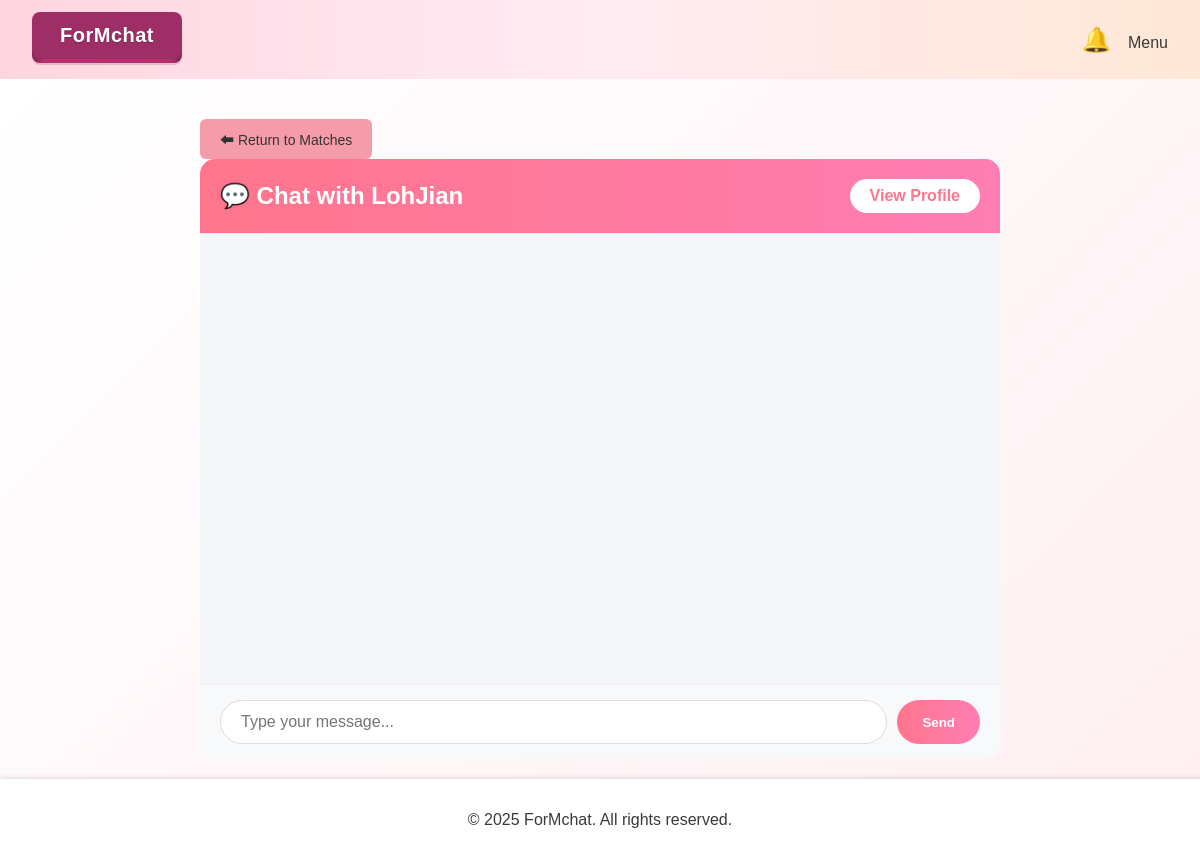
The page /chat/2 (signed in) on the database as committed earlier.
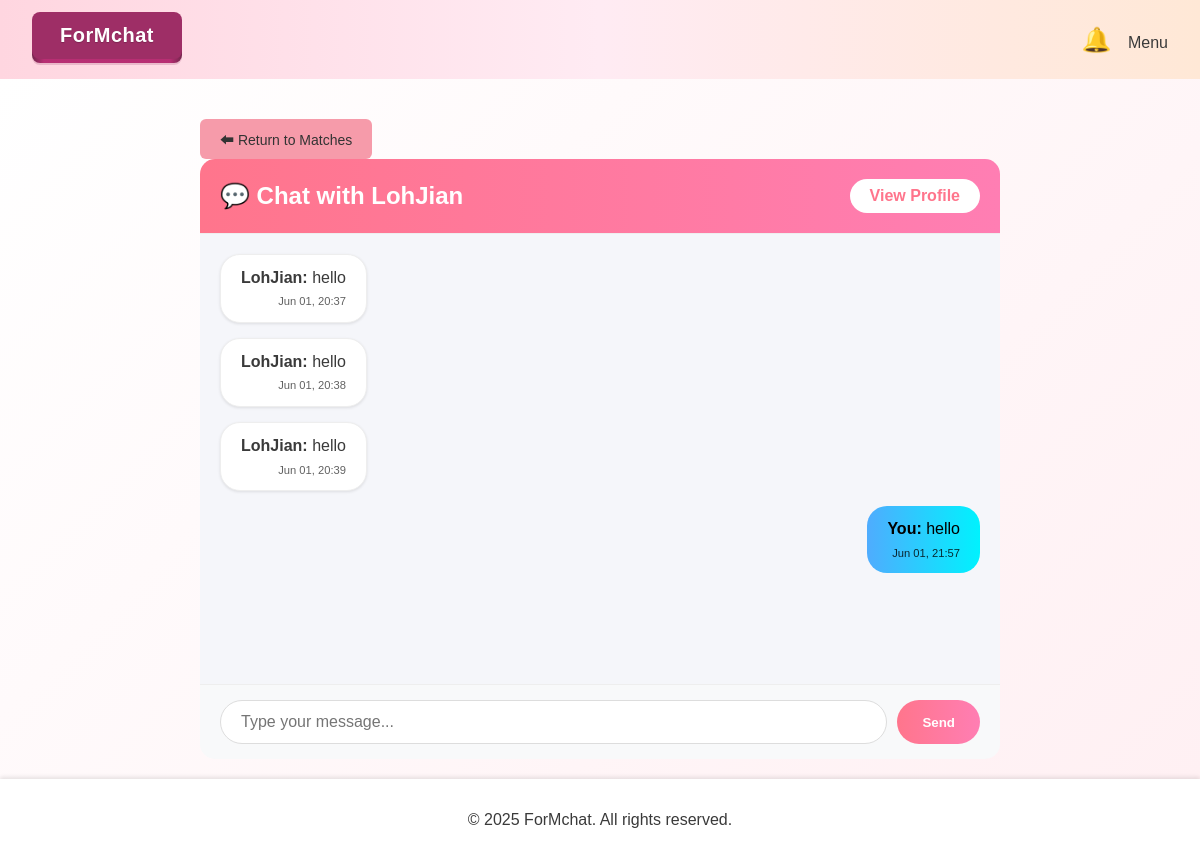
The same page on the database as committed later.
### app.py (models this page shows)
class User(db.Model):
    __tablename__ = 'user'
    id = db.Column(db.Integer, primary_key=True)
    username = db.Column(db.String(100), nullable=False)
    email = db.Column(db.String(120), unique=True, nullable=False)
    password = db.Column(db.String(200), nullable=False)
    is_verified = db.Column(db.Boolean, default=False)
    verification_status = db.Column(db.String(100), default="Pending Approval")
    age = db.Column(db.Integer)
    race = db.Column(db.String(50))
    faculty = db.Column(db.String(50))
    sex = db.Column(db.String(10))
    bio = db.Column(db.Text)
    location = db.Column(db.String(100))
    avatar = db.Column(db.String(200), default=app.config['DEFAULT_AVATAR_PATH'])
    likes_received = db.relationship("Like", foreign_keys="Like.target_user_id", backref="target_user")
    loves_received = db.relationship("Love", foreign_keys="Love.target_user_id", backref="target_user")
    sent_messages = db.relationship('Message', foreign_keys='Message.sender_id', backref='sender')
    received_messages = db.relationship('Message', foreign_keys='Message.receiver_id', backref='receiver')
    last_login = db.Column(db.DateTime, default=datetime.utcnow)
    login_count = db.Column(db.Integer, default=0)

class Message(db.Model):
    __tablename__ = 'messages'
    id = db.Column(db.Integer, primary_key=True)
    sender_id = db.Column(db.Integer, db.ForeignKey('user.id'))
    receiver_id = db.Column(db.Integer, db.ForeignKey('user.id'))
    message = db.Column(db.Text)
    timestamp = db.Column(db.DateTime, default=datetime.now)

### app.py (the view, shortened to what this page needs)
@app.route('/chat/<int:other_user_id>', methods=['GET', 'POST'])
def chat(other_user_id):
    if 'user_id' not in session:
        return redirect(url_for('login'))
    current_user = User.query.get_or_404(session['user_id'])
    other_user = User.query.get_or_404(other_user_id)
    chat_history = Message.query.filter(
        ((Message.sender_id == current_user.id) & (Message.receiver_id == other_user.id)) |
        ((Message.sender_id == other_user.id) & (Message.receiver_id == current_user.id))
    ).order_by(Message.timestamp.asc()).all()
    return render_template(
        'chat.html',
        other_user=other_user,
        chat_history=chat_history
    )

### app.py (called while the page is built)
@app.before_request
def before_request():
    if 'session_id' not in session:
        session['session_id'] = secrets.token_hex(16)

def generate_csrf_token():
    if 'csrf_token' not in session:
        session['csrf_token'] = secrets.token_hex(16)
    return session['csrf_token']

@app.context_processor
def inject_user_and_notifications():
    user = None
    unread_count = 0
    if 'user_id' in session:
        user_id = session['user_id']
        user = User.query.get(user_id)
        unread_count = Notification.query.filter_by(user_id=user_id, is_read=False).count()
    return dict(user=user, unread_count=unread_count)

@app.context_processor   #pass current_user to render_template() again and always available in base.html
def inject_current_user():
    user_id = session.get('user_id')
    if user_id:
        current_user = User.query.get(user_id)
        return dict(current_user=current_user)
    return dict(current_user=None)

### ash/templates/chat.html (shortened to what this page needs)
{% extends "base.html" %}
{% block content %}
<div class="body-color">
    <div class="chat-container">
        <a href="{{ url_for('show_matches', user_id=other_user.id) }}" style="text-decoration: none;">
      <button style="padding: 10px 20px;">⬅ Return to Matches</button>
      </a>
        <div class="chat-header">
            <h2>💬 Chat with {{ other_user.username }}</h2>
            <a class="profile-btn" href="{{ url_for('userprofile-page', user_id=other_user.id) }}">
                View Profile
            </a>
        </div>
        <div class="chat-box" id="message-container">
            {% for msg in chat_history %}
                <div class="message {% if msg.sender_id == user.id %}you{% endif %}">
                    <div class="message-content">
                        <strong>{{ "You" if msg.sender_id == user.id else other_user.username }}:</strong>
                        <span>{{ msg.message }}</span>
                    </div>
                    <div class="timestamp">
                        {{ msg.timestamp.strftime('%b %d, %H:%M') }}
                    </div>
                </div>
            {% endfor %}
        </div>
        <form method="post" class="chat-form">
            <input type="text" name="message" class="message-input" placeholder="Type your message..." required>
            <button type="submit" class="send-btn">Send</button>
        </form>
    </div>
</div>
{% endblock %}

### frontend/templates/base.html (shortened to what this page needs)
<!DOCTYPE html>
<html lang="zh-en">
<head>
    <link rel="stylesheet" href="{{ url_for('static', filename='css/style.css') }}">
</head>
<body>
        <nav class="navbar">
            <button class="button" onclick="window.location.href='/mainpage'">
                    <div class="front">
                        <span>ForMchat</span>
                    </div>
            </button>
           <div class="right-items">
            <a href="{{ url_for('notifications') }}" class="notif-btn" title="Notifications">
                🔔
            </a>
                {% if current_user %}
                <div class="dropdown">
                    <span>Menu</span>
                </div>
                {% endif %}
            </div>
        </nav>
        <main>
            {% block content %}{% endblock %}
        </main>
        <footer>
                <p>© 2025 ForMchat. All rights reserved.</p>
        </footer>
</body>
</html>

### frontend/static/css/style.css (style rules this page uses)
body { font-family: 'Arial', sans-serif; margin: 0; padding: 0; background-color: #FFD3B6; color: #3A3A3A; display: flex; flex-direction: column; min-height: 100vh; }
main { flex: 1; }
.navbar { background: linear-gradient( to right, #ffd6e0 0%, #ffebf3 50%, #ffe8d6 100% ); padding: 1rem 2rem; box-shadow: 0 2px 4px rgba(0,0,0,0.1); display: flex; justify-content: space-between; align-items: center; gap: 2rem; }
.body-color { flex: 1; display: flex; flex-direction: column; padding: 20px 0; background: linear-gradient(135deg, #ffffff 0%,#fff0f3 100% ); height: calc(100vh - 140px); }
a button { margin-top: 20px; background-color: #f69baa; color: #333; padding: 10px 20px; border: none; border-radius: 6px; cursor: pointer; font-size: 14px; }
button { position: relative; border: none; background: transparent; padding: 0; outline: none; cursor: pointer; font-family: sans-serif; }
.button .front { position: relative; display: flex; align-items: center; justify-content: center; padding: 12px 28px; font-size: 1.25rem; color: white; background: hsl(330, 55%, 40%); border-radius: 8px; transform: translateY(-4px); transition: transform 600ms cubic-bezier(0.3, 0.7, 0.4, 1); }
.button .front span { user-select: none; text-shadow: 0 1px 1px rgba(0, 0, 0, 0.2); font-weight: 600; letter-spacing: 0.5px; }
.notif-btn { background: transparent; border: none; cursor: pointer; position: relative; font-size: 24px; padding: 4px; }
input, textarea, select { padding: 0.8rem; border: 2px solid #ff99ac; border-radius: 8px; font-size: 1rem; transition: border-color 0.3s; }
body { background-color: #f8f9fa; }
footer { background: #ffffff; padding: 1rem; text-align: center; box-shadow: 0 -2px 4px rgba(0,0,0,0.1); }
.dropdown { position: relative; display: inline-block; }
.chat-container { flex: 1; display: flex; flex-direction: column; margin: 0 auto; width: 95%; max-width: 800px; height: calc(100vh - 140px); }
.chat-header { padding: 20px; background: linear-gradient(to right, #ff758c, #ff7eb3); border-bottom: 1px solid #eee; display: flex; justify-content: space-between; align-items: center; border-radius: 15px 15px 0 0; color: white; }
.chat-header h2 { margin: 0; font-size: 1.5rem; }
.profile-btn { background: white; color: #ff758c !important; padding: 8px 20px; border-radius: 20px; text-decoration: none; transition: all 0.3s ease; font-weight: 600; }
.chat-box { flex: 1; padding: 20px; overflow-y: auto; display: flex; flex-direction: column; gap: 15px; background: #f5f6fa; }
.message { max-width: 70%; padding: 12px 20px; border-radius: 20px; position: relative; animation: fadeIn 0.3s ease; line-height: 1.4; }
.message.you { background: linear-gradient(to right, #4facfe, #00f2fe); color: rgb(0, 0, 0); align-self: flex-end; }
.message:not(.you) { background: white; border: 1px solid #eee; align-self: flex-start; box-shadow: 0 1px 3px rgba(0,0,0,0.1); }
.message-content { word-break: break-word; }
.timestamp { font-size: 0.7rem; opacity: 0.8; margin-top: 5px; display: block; text-align: right; }
.chat-form { padding: 15px 20px; background: #f8f9fa; border-top: 1px solid #eee; display: flex; gap: 10px; border-radius: 0 0 15px 15px; }
.message-input { flex: 1; padding: 12px 20px; border: 1px solid #ddd; border-radius: 25px; font-size: 1rem; transition: all 0.3s ease; }
.send-btn { background: linear-gradient(to right, #ff758c, #ff7eb3); color: white; border: none; padding: 12px 25px; border-radius: 25px; cursor: pointer; transition: all 0.3s ease; font-weight: 600; }

### frontend/templates/base.html (style rules this page uses)
.notif-btn { position: relative; font-size: 24px; color: #333; text-decoration: none; padding: 8px 12px; display: inline-block; cursor: pointer; transition: color 0.3s ease; }

Rows that differ between the two databases and show on the page:
added Message: {{ "You" if msg.sender_id == user.id else other_user.username }} "LohJian", message "hello", timestamp "Jun 01, 20:37"
added Message: {{ "You" if msg.sender_id == user.id else other_user.username }} "LohJian", message "hello", timestamp "Jun 01, 20:38"
added Message: {{ "You" if msg.sender_id == user.id else other_user.username }} "LohJian", message "hello", timestamp "Jun 01, 20:39"
added Message: sender_id "You", message "hello", timestamp "Jun 01, 21:57", sender_id 1 (drawn)
